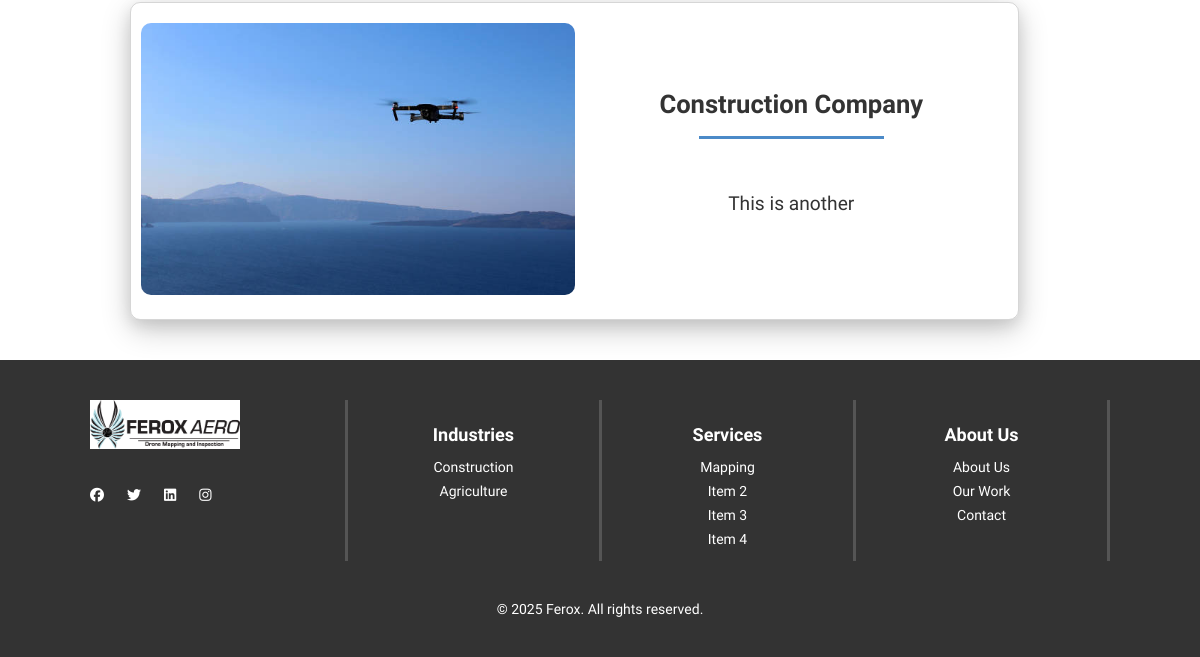
/content/our_work/ (lower part), run on an earlier commit of the app's database.
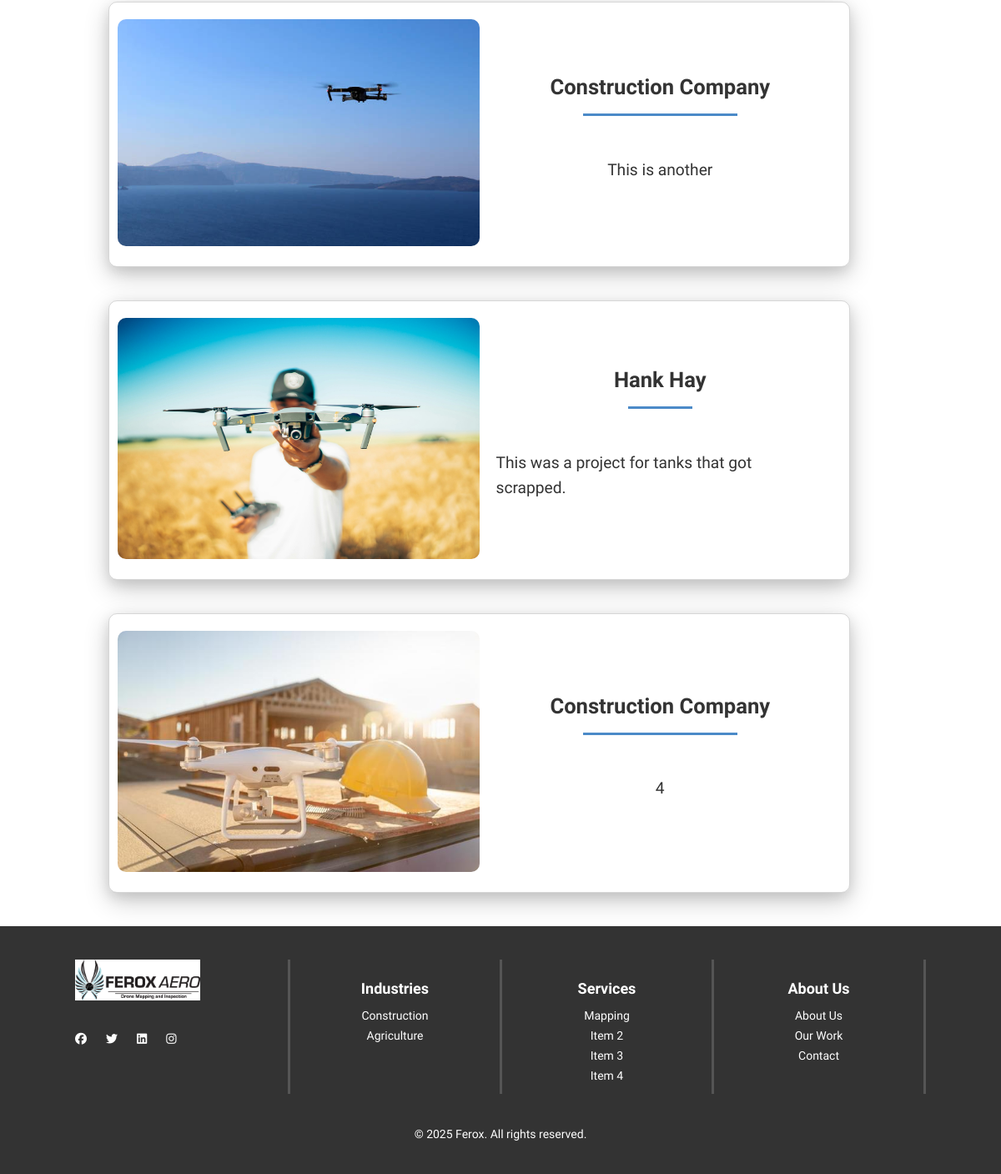
And on a later commit of the database.
### content/models.py (models this page shows, shortened)
class Project(models.Model):
    client = models.CharField(max_length=200)
    description = models.TextField()
    image = models.ImageField(upload_to='static/img')

### content/views.py (the view)
# urls.py: path('our_work/', get_all_projects_list, name="projects_list"),
def get_all_projects_list(request):
    projects = Project.objects.all()
    return render(request, 'content/projects_list.html', {
        'projects':projects
    })

### templates/content/projects_list.html (shortened to what this page needs)
{% extends 'base.html' %}
{% load static %}
{% block css %}
<link rel="stylesheet" href="{% static 'css/projects_list.css' %}">
{% endblock %}
{% block content %}
<section class="project-section">
    {% for item in projects %}
    <div class="container section-container project-card">
        <div class="project-image">
            <img src="{{item.image.url}}" alt="Project Image" />
        </div>
        <div class="center-column project-text">
            <h3>{{item.client}}</h3>
            <p>{{item.description}}</p>
        </div>
    </div>
    {% endfor %}
</section>
{% endblock %}

### templates/base.html (shortened to what this page needs)
{% load static %}
<!DOCTYPE html>
<html lang="en">
<head>
    <link rel="stylesheet" href="https://cdnjs.cloudflare.com/ajax/libs/font-awesome/6.7.1/css/all.min.css">
    <link rel="stylesheet" href="{% static 'css/base.css' %}">
    <link rel="stylesheet" href="{% static 'css/navbar.css' %}">
    <link rel="stylesheet" href="{% static 'css/footer.css' %}">
    {% block css %}{% endblock %}
</head>
<body>
    <main class="{% block main_class %}container{% endblock %}">
        {% block content %}
        {% endblock %}
    </main>
    {% include 'footer.html' %}
</body>
</html>

### templates/navbar.html (shortened to what this page needs)
{% load static %}

### templates/footer.html
{% load static %}
<footer class="footer">
    <div class="container footer-container">
        <div class="footer-logo">
            <a href="{% url 'home' %}">
                <img src="{% static 'images/logo.png' %}" alt="Ferox Logo">
            </a>
            <ul>
                <li><a href="#"><i class="fa-brands fa-facebook"></i></a></li>
                <li><a href="#"><i class="fa-brands fa-twitter"></i></a></li>
                <li><a href="#"><i class="fa-brands fa-linkedin"></i></a></li>
                <li><a href="#"><i class="fa-brands fa-instagram"></i></a></li>
            </ul>
        </div>
        <div class="footer-info">
            <div class="footer-industries">
                <h4>Industries</h4>
                <ul>
                    <li><a href="{% url 'construction' %}">Construction</a></li>
                    <li><a href="{% url 'agriculture' %}">Agriculture</a></li>
                </ul>
            </div>
            <div class="footer-services">
                <h4>Services</h4>
                <ul>
                    <li><a href="#">Mapping</a></li>
                    <li><a href="#">Item 2</a></li>
                    <li><a href="#">Item 3</a></li>
                    <li><a href="#">Item 4</a></li>
                </ul>
            </div>
            <div class="footer-about">
                <h4>About Us</h4>
                <ul>
                    <li class="nav-item"><a href="{% url 'about' %}">About Us</a></li>
                    <li class="nav-item"><a href="{% url 'projects_list' %}">Our Work</a></li>
                    <li class="nav-item"><a href="{% url 'contact' %}">Contact</a></li>
                </ul>
            </div>
        </div>
    </div>
    <div class="footer-bottom">
        <p>&copy; 2025 Ferox. All rights reserved.</p>
    </div>
</footer>

### static/css/base.css (style rules this page uses)
html, body { padding: 0; margin: 0; min-height: 100vh; font-family: "Hedvig Letters Sans", serif; ; }
.container { width: 85%; margin-left: auto; margin-right: auto; }
.center-column { display: flex; align-items: center; justify-content: center; flex-direction: column; }

### static/css/footer.css (style rules this page uses)
.footer { background-color: #333; color: white; padding: 40px 0; text-align: left; margin-top: 40px; }
.footer-container { display: flex; }
.footer-logo { flex: 1; display: flex; flex-direction: column; }
.footer-logo img { width: 150px; margin-bottom: 20px; }
.footer-logo ul { display: flex; gap: 15px; }
.footer-info { flex: 3; display: flex; flex-wrap: wrap; }
.footer-industries, .footer-services, .footer-about { flex: 1; margin-bottom: 20px; border-right: 3px solid #555; text-align: center; }
.footer-industries { border-left: 3px solid #555; }
.footer-industries h4, .footer-services h4, .footer-about h4 { font-size: 18px; margin-bottom: 10px; }
.footer-logo ul, .footer-industries ul, .footer-services ul, .footer-about ul { font-size: 14px; }
.footer-logo ul, .footer-industries ul, .footer-services ul, .footer-about ul { list-style: none; padding: 0; }
.footer-industries li, .footer-services li, .footer-about li { margin-bottom: 8px; }
.footer-logo li { margin-right: 8px; }
.footer-logo a, .footer-industries a, .footer-services a, .footer-about a { color: white; text-decoration: none; transition: color 0.3s ease; }
.footer-bottom { text-align: center; margin-top: 20px; font-size: 14px; }
.footer-bottom p { margin: 0; }

### static/css/projects_list.css (style rules this page uses)
.project-card { display: flex; align-items: center; margin: 40px; padding: 20px 10px; border: 1px solid rgba(51, 51, 51, 0.2); border-radius: 10px; box-shadow: 0px 5px 15px rgba(0, 0, 0, 0.1), 0px 10px 30px rgba(0, 0, 0, 0.2); }
.project-image { flex: 1; }
.project-image img { max-width: 100%; height: auto; object-fit: cover; border-radius: 10px; }
.project-text { flex: 1; }
.project-text h3 { color: #333; font-size: 1.6em; margin-bottom: 10px; padding-bottom: 20px; position: relative; }
.project-text h3::after { content: ''; position: absolute; bottom: 0; left: 15%; width: 70%; border-bottom: solid 3px rgb(75, 138, 200); }
.project-text p { font-size: 1.2em; line-height: 1.6; color: #333; padding: 20px; }

What changed in the data, as far as the page shows it:
added Project: image (picture), client "Hank Hay", description "This was a project for tanks that got scrapped."
added Project: image (picture), client "Construction Company", description "4"
